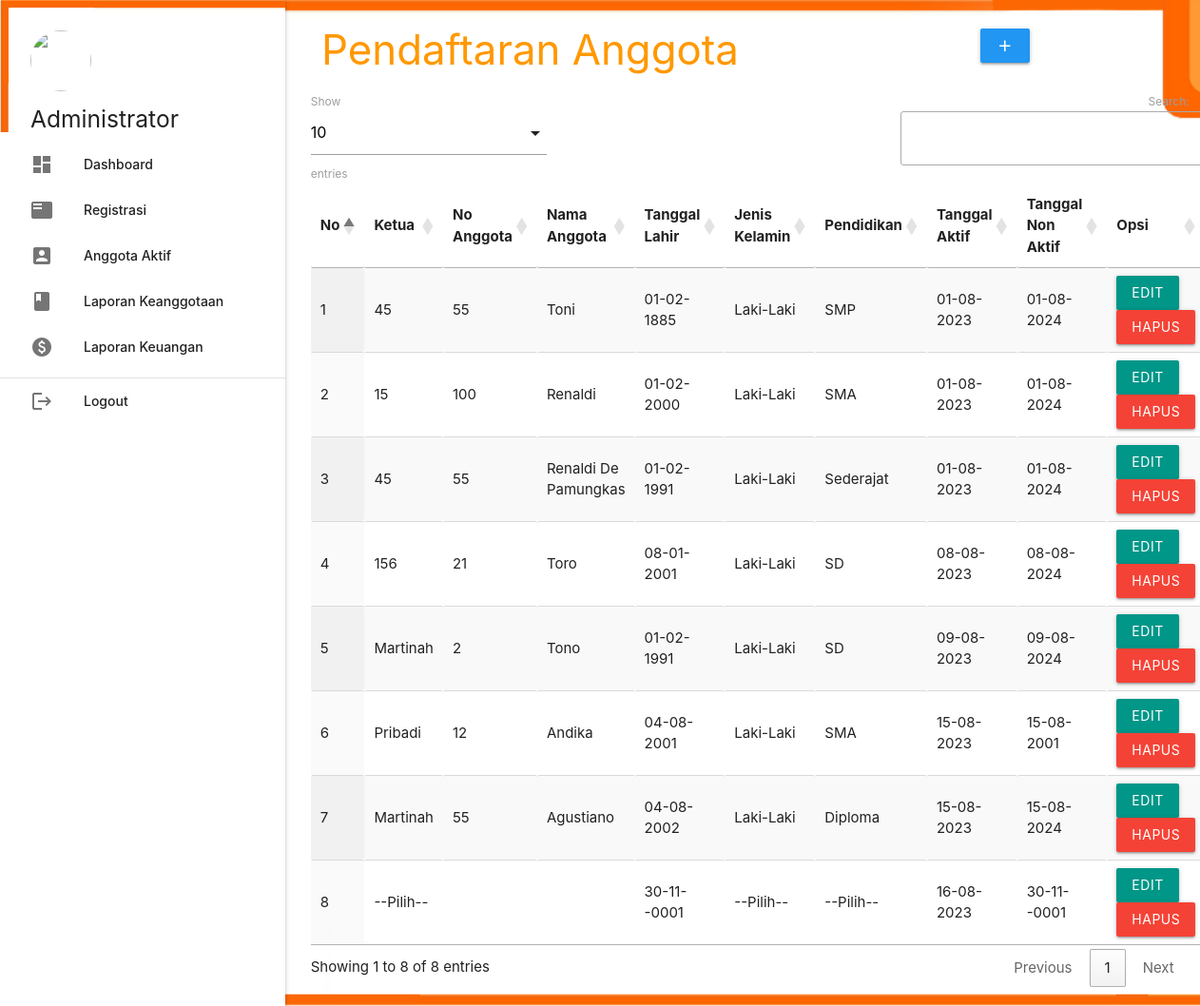
/admin/index.php?p=registrasi, run on the app's committed database.
### tables this page shows
CREATE TABLE `registrasi` (
  `id_registrasi` int(5) NOT NULL,
  `kd_wilayah` varchar(20) NOT NULL,
  `nonma_ketua` varchar(30) NOT NULL,
  `no_anggota` varchar(35) NOT NULL,
  `nama_anggota` varchar(30) NOT NULL,
  `nik` varchar(20) NOT NULL,
  `tgl_lhr` date NOT NULL,
  `kota_lahir` varchar(20) NOT NULL,
  `nama_kota` varchar(20) NOT NULL,
  `jenis_kelamin` varchar(10) NOT NULL,
  `pendidikan` varchar(10) NOT NULL,
  `pekerjaan` varchar(25) NOT NULL,
  `status_nikah` varchar(20) NOT NULL,
  `no_ktp` varchar(30) NOT NULL,
  `alamat` varchar(100) NOT NULL,
  `tlp` varchar(20) NOT NULL,
  `tanggal_aktif` date NOT NULL,
  `tanggal_non` date NOT NULL,
  `status` enum('STS1 (Aktif)','STS2 (Non Aktif)','STS3 (Mengundurkan Diri)') NOT NULL,
  `jmlh_iuran` varchar(100) NOT NULL,
  `p_anggota` int(10) NOT NULL,
  `kunjungan` enum('L','B') NOT NULL,
  `nama_keluarga` varchar(25) NOT NULL,
  `hubungan` varchar(25) NOT NULL,
  `alamat_keluarga` varchar(100) NOT NULL,
  `tlp_keluarga` varchar(20) NOT NULL
);

### admin/registrasi.php (the view, shortened to what this page needs)
<div class="containere m5">
          <div class="col s12 m9">
            <h3 class="orange-text">Pendaftaran Anggota</h3>
          </div>
          <div class="col col-md-6">
            <div class="section"></div>
            <a class="waves-effect waves-light btn modal-trigger blue" href="#modal1"><i class="material-icons">add</i></a>
          </div>
        </div>
        <table id="example" class="display responsive-table" style="width:100%">
          <thead>
              <tr>
					<th>No</th>
					<th>Ketua</th>
					<th>No Anggota</th>
					<th>Nama Anggota</th>
					<th>Tanggal Lahir</th>
					<th>Jenis Kelamin</th>
					<th>Pendidikan</th>
					<th>Tanggal Aktif</th>
					<th>Tanggal Non Aktif</th>
					<th>Opsi</th>
              </tr>
          </thead>
          <tbody>
	<?php
		$no=1;
		$query = mysqli_query($koneksi,"SELECT * FROM registrasi ORDER BY id_registrasi ASC");
		while ($r=mysqli_fetch_assoc($query)) {
			?>
		<tr>
			<td><?php echo $no++; ?></td>
			<td><?php echo $r['nonma_ketua']; ?></td>
			<td><?php echo $r['no_anggota']; ?></td>
			<td><?php echo $r['nama_anggota']; ?></td>
			<td><?php echo date('d-m-Y',strtotime($r['tgl_lhr'])); ?></td>
			<td><?php echo $r['jenis_kelamin']; ?></td>
			<td><?php echo $r['pendidikan']; ?></td>
			<td><?php echo date('d-m-Y',strtotime($r['tanggal_aktif'])); ?></td>
			<td><?php echo date('d-m-Y',strtotime($r['tanggal_non'])); ?></td>
			<td><a class="btn teal modal-trigger" href="#regis_edit?id_registrasi=<?php echo $r['id_registrasi'] ?>">Edit</a> <a onclick="return confirm('Anda Yakin Ingin Menghapus Y/N')" class="btn red" href="index.php?p=regis_hapus&id_registrasi=<?php echo $r['id_registrasi'] ?>">Hapus</a></td>
		</tr>
            <?php  }
             ?>
          </tbody>
        </table>
          </div>
        </div>

### data on the page
registrasi: nonma_ketua "45", no_anggota "55", nama_anggota "Toni", tgl_lhr "01-02-1885", jenis_kelamin "Laki-Laki", pendidikan "SMP", tanggal_aktif "01-08-2023", tanggal_non "01-08-2024"
registrasi: nonma_ketua "15", no_anggota "100", nama_anggota "Renaldi", tgl_lhr "01-02-2000", jenis_kelamin "Laki-Laki", pendidikan "SMA", tanggal_aktif "01-08-2023", tanggal_non "01-08-2024"
registrasi: nonma_ketua "45", no_anggota "55", nama_anggota "Renaldi De Pamungkas", tgl_lhr "01-02-1991", jenis_kelamin "Laki-Laki", pendidikan "Sederajat", tanggal_aktif "01-08-2023", tanggal_non "01-08-2024"
registrasi: nonma_ketua "156", no_anggota "21", nama_anggota "Toro", tgl_lhr "08-01-2001", jenis_kelamin "Laki-Laki", pendidikan "SD", tanggal_aktif "08-08-2023", tanggal_non "08-08-2024"
registrasi: nonma_ketua "Martinah", no_anggota "2", nama_anggota "Tono", tgl_lhr "01-02-1991", jenis_kelamin "Laki-Laki", pendidikan "SD", tanggal_aktif "09-08-2023", tanggal_non "09-08-2024"
registrasi: nonma_ketua "Pribadi", no_anggota "12", nama_anggota "Andika", tgl_lhr "04-08-2001", jenis_kelamin "Laki-Laki", pendidikan "SMA", tanggal_aktif "15-08-2023", tanggal_non "15-08-2001"
registrasi: nonma_ketua "Martinah", no_anggota "55", nama_anggota "Agustiano", tgl_lhr "04-08-2002", jenis_kelamin "Laki-Laki", pendidikan "Diploma", tanggal_aktif "15-08-2023", tanggal_non "15-08-2024"
registrasi: nonma_ketua "--Pilih--", tgl_lhr "30-11--0001", jenis_kelamin "--Pilih--", pendidikan "--Pilih--", tanggal_aktif "16-08-2023", tanggal_non "30-11--0001"
